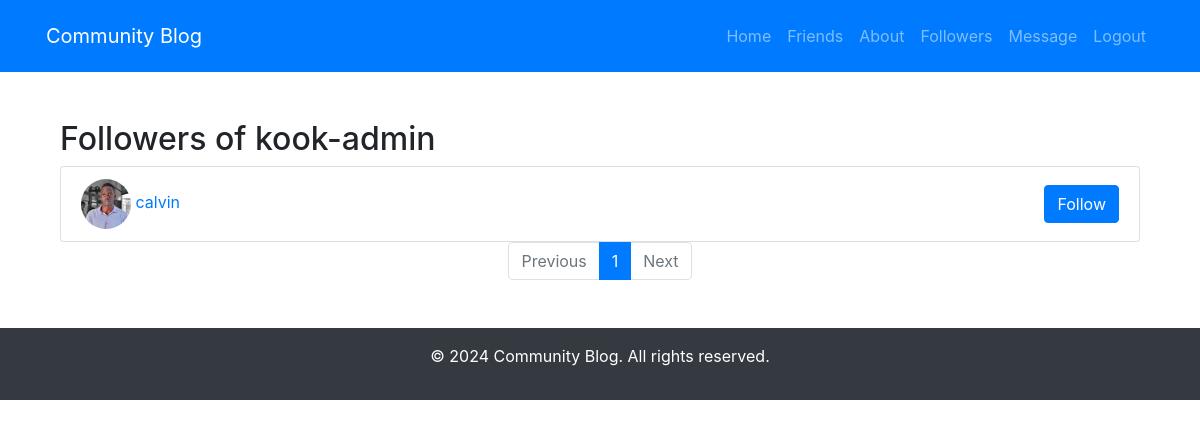
Page /followers/kook-admin (signed in) on the committed database.
### app/models.py (models this page shows, shortened)
class User(db.Model, UserMixin):
    id = db.Column(db.Integer, primary_key=True)
    username = db.Column(db.String(150), unique=True, nullable=False)
    email = db.Column(db.String(120), unique=True, nullable=False)
    img = db.Column(db.String(20), nullable=False, default='default.jpg')
    password = db.Column(db.String(60), nullable=False)
    bio = db.Column(db.String(500))
    is_active = db.Column(db.Boolean, default=False)
    is_admin = db.Column(db.Boolean, default=False)
    posts = db.relationship('Post', backref='author', lazy='dynamic')
    sent_messages = db.relationship('UserMessage', foreign_keys='UserMessage.sender_id', backref='author', lazy=True)
    received_messages = db.relationship('UserMessage', foreign_keys='UserMessage.receiver_id', backref='receiver', lazy=True)
    notifications = db.relationship('Notification', backref='user', lazy=True)
    followed = db.relationship(
        'User', secondary=followers,
        primaryjoin=(followers.c.follower_id == id),
        secondaryjoin=(followers.c.followed_id == id),
        backref=db.backref('followers', lazy='dynamic'), lazy='dynamic'
    )
    def is_following(self, user):
        return self.followed.filter(
            followers.c.followed_id == user.id).count() > 0

### app/routes.py (the view)
@app.route('/followers/<username>')
@login_required
def followers(username):
    user = User.query.filter_by(username=username).first_or_404()
    page = request.args.get('page', 1, type=int)
    pagination = user.followers.paginate(page=page, per_page=10, error_out=False)
    followers = pagination.items
    return render_template('followers.html', title='Followers', user=user, followers=followers, pagination=pagination)

### app/routes.py (called while the page is built)
@login_manager.user_loader
def load_user(user_id):
    return User.query.get(int(user_id))

@app.context_processor
def inject_notifications():
    if current_user.is_authenticated:
        unread_count = UserMessage.query.filter_by(receiver_id=current_user.id, read=False).count()
        return dict(unread_count=unread_count)
    return dict(unread_count=0)

### app/templates/followers.html
{% extends "index.html" %}
{% block content %}
<div class="container my-5">
    <h2>Followers of {{ user.username }}</h2>
    <ul class="list-group">
        {% for follower in followers %}
            <li class="list-group-item d-flex justify-content-between align-items-center">
                <div>
                    <img src="{{ url_for('static', filename='images/' + follower.img) }}" alt="{{ follower.username }}" class="rounded-circle" width="50" height="50">
                    <a href="{{ url_for('about', username=follower.username) }}">{{ follower.username }}</a>
                </div>
                <div>
                    {% if current_user.is_following(follower) %}
                        <a href="{{ url_for('unfollow', username=follower.username) }}" class="btn btn-secondary">Unfollow</a>
                    {% else %}
                        <a href="{{ url_for('follow', username=follower.username) }}" class="btn btn-primary">Follow</a>
                    {% endif %}
                </div>
            </li>
        {% endfor %}
    </ul>
    <nav aria-label="Page navigation">
        <ul class="pagination justify-content-center">
            {% if pagination.has_prev %}
                <li class="page-item">
                    <a class="page-link" href="{{ url_for('followers', username=user.username, page=pagination.prev_num) }}">Previous</a>
                </li>
            {% else %}
                <li class="page-item disabled">
                    <span class="page-link">Previous</span>
                </li>
            {% endif %}
            {% for page_num in pagination.iter_pages(left_edge=1, right_edge=1, left_current=2, right_current=2) %}
                {% if page_num %}
                    {% if page_num == pagination.page %}
                        <li class="page-item active">
                            <span class="page-link">{{ page_num }}</span>
                        </li>
                    {% else %}
                        <li class="page-item">
                            <a class="page-link" href="{{ url_for('followers', username=user.username, page=page_num) }}">{{ page_num }}</a>
                        </li>
                    {% endif %}
                {% else %}
                    <li class="page-item disabled"><span class="page-link">...</span></li>
                {% endif %}
            {% endfor %}
            {% if pagination.has_next %}
                <li class="page-item">
                    <a class="page-link" href="{{ url_for('followers', username=user.username, page=pagination.next_num) }}">Next</a>
                </li>
            {% else %}
                <li class="page-item disabled">
                    <span class="page-link">Next</span>
                </li>
            {% endif %}
        </ul>
    </nav>
</div>
{% endblock %}

### rows in the picture
User: username "kook-admin"
User: img (picture), username "calvin"

### other values in the picture
{{ page_num }} "1"
